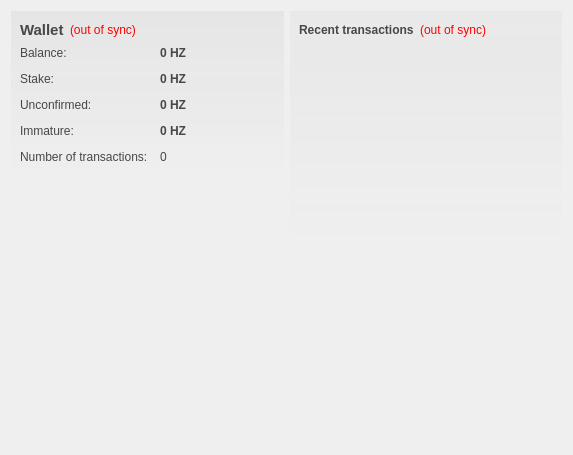
<?xml version="1.0" encoding="UTF-8"?>
<ui version="4.0">
 <class>OverviewPage</class>
 <widget class="QWidget" name="OverviewPage">
  <property name="geometry">
   <rect>
    <x>0</x>
    <y>0</y>
    <width>573</width>
    <height>455</height>
   </rect>
  </property>
  <property name="windowTitle">
   <string>Form</string>
  </property>
  <property name="styleSheet">
   <string notr="true">#OverviewPage { color: #464747; }</string>
  </property>
  <layout class="QHBoxLayout" name="horizontalLayout" stretch="1,1">
   <item>
    <layout class="QVBoxLayout" name="verticalLayout_2">
     <item>
      <widget class="QFrame" name="frame">
       <property name="styleSheet">
        <string notr="true">#frame { background-color: qlineargradient(spread:pad, x1:0, y1:0, x2:0, y2:1, stop:0 rgba(70,71,71,15), stop:1.0 rgba(70,71,71,0)); }</string>
       </property>
       <layout class="QVBoxLayout" name="verticalLayout_4">
        <item>
         <layout class="QHBoxLayout" name="horizontalLayout_4">
          <item>
           <widget class="QLabel" name="label_5">
            <property name="font">
             <font>
              <pointsize>11</pointsize>
              <weight>75</weight>
              <bold>true</bold>
             </font>
            </property>
            <property name="styleSheet">
             <string notr="true">color: #464747;</string>
            </property>
            <property name="text">
             <string>Wallet</string>
            </property>
           </widget>
          </item>
          <item>
           <widget class="QLabel" name="labelWalletStatus">
            <property name="toolTip">
             <string>The displayed information may be out of date. Your wallet automatically synchronizes with the HertzCoin network after a connection is established, but this process has not completed yet.</string>
            </property>
            <property name="styleSheet">
             <string notr="true">QLabel { color: red; }</string>
            </property>
            <property name="text">
             <string notr="true">(out of sync)</string>
            </property>
            <property name="alignment">
             <set>Qt::AlignLeading|Qt::AlignLeft|Qt::AlignVCenter</set>
            </property>
           </widget>
          </item>
          <item>
           <spacer name="horizontalSpacer_2">
            <property name="orientation">
             <enum>Qt::Horizontal</enum>
            </property>
            <property name="sizeHint" stdset="0">
             <size>
              <width>40</width>
              <height>20</height>
             </size>
            </property>
           </spacer>
          </item>
         </layout>
        </item>
        <item>
         <layout class="QFormLayout" name="formLayout_2">
          <property name="fieldGrowthPolicy">
           <enum>QFormLayout::AllNonFixedFieldsGrow</enum>
          </property>
          <property name="horizontalSpacing">
           <number>12</number>
          </property>
          <property name="verticalSpacing">
           <number>12</number>
          </property>
          <item row="0" column="0">
           <widget class="QLabel" name="label">
            <property name="styleSheet">
             <string notr="true">color: #464747;</string>
            </property>
            <property name="text">
             <string>Balance:</string>
            </property>
           </widget>
          </item>
          <item row="0" column="1">
           <widget class="QLabel" name="labelBalance">
            <property name="font">
             <font>
              <weight>75</weight>
              <bold>true</bold>
             </font>
            </property>
            <property name="cursor">
             <cursorShape>IBeamCursor</cursorShape>
            </property>
            <property name="toolTip">
             <string>Your current balance</string>
            </property>
            <property name="styleSheet">
             <string notr="true">color: #464747;</string>
            </property>
            <property name="text">
             <string notr="true">0 HZ</string>
            </property>
            <property name="textInteractionFlags">
             <set>Qt::LinksAccessibleByMouse|Qt::TextSelectableByKeyboard|Qt::TextSelectableByMouse</set>
            </property>
           </widget>
          </item>
          <item row="1" column="0">
           <widget class="QLabel" name="label_6">
            <property name="styleSheet">
             <string notr="true">color: #464747;</string>
            </property>
            <property name="text">
             <string>Stake:</string>
            </property>
           </widget>
          </item>
          <item row="1" column="1">
           <widget class="QLabel" name="labelStake">
            <property name="font">
             <font>
              <weight>75</weight>
              <bold>true</bold>
             </font>
            </property>
            <property name="cursor">
             <cursorShape>IBeamCursor</cursorShape>
            </property>
            <property name="toolTip">
             <string>Total of coins that was staked, and do not yet count toward the current balance</string>
            </property>
            <property name="styleSheet">
             <string notr="true">color: #464747;</string>
            </property>
            <property name="text">
             <string notr="true">0 HZ</string>
            </property>
            <property name="textInteractionFlags">
             <set>Qt::LinksAccessibleByMouse|Qt::TextSelectableByKeyboard|Qt::TextSelectableByMouse</set>
            </property>
           </widget>
          </item>
          <item row="2" column="0">
           <widget class="QLabel" name="label_3">
            <property name="styleSheet">
             <string notr="true">color: #464747;</string>
            </property>
            <property name="text">
             <string>Unconfirmed:</string>
            </property>
           </widget>
          </item>
          <item row="2" column="1">
           <widget class="QLabel" name="labelUnconfirmed">
            <property name="font">
             <font>
              <weight>75</weight>
              <bold>true</bold>
             </font>
            </property>
            <property name="cursor">
             <cursorShape>IBeamCursor</cursorShape>
            </property>
            <property name="toolTip">
             <string>Total of transactions that have yet to be confirmed, and do not yet count toward the current balance</string>
            </property>
            <property name="styleSheet">
             <string notr="true">color: #464747;</string>
            </property>
            <property name="text">
             <string notr="true">0 HZ</string>
            </property>
            <property name="textInteractionFlags">
             <set>Qt::LinksAccessibleByMouse|Qt::TextSelectableByKeyboard|Qt::TextSelectableByMouse</set>
            </property>
           </widget>
          </item>
          <item row="3" column="0">
           <widget class="QLabel" name="labelImmatureText">
            <property name="styleSheet">
             <string notr="true">color: #464747;</string>
            </property>
            <property name="text">
             <string>Immature:</string>
            </property>
           </widget>
          </item>
          <item row="3" column="1">
           <widget class="QLabel" name="labelImmature">
            <property name="font">
             <font>
              <weight>75</weight>
              <bold>true</bold>
             </font>
            </property>
            <property name="toolTip">
             <string>Mined balance that has not yet matured</string>
            </property>
            <property name="styleSheet">
             <string notr="true">color: #464747;</string>
            </property>
            <property name="text">
             <string notr="true">0 HZ</string>
            </property>
            <property name="textInteractionFlags">
             <set>Qt::LinksAccessibleByMouse|Qt::TextSelectableByKeyboard|Qt::TextSelectableByMouse</set>
            </property>
           </widget>
          </item>
          <item row="4" column="0">
           <widget class="QLabel" name="label_2">
            <property name="styleSheet">
             <string notr="true">color: #464747;</string>
            </property>
            <property name="text">
             <string>Number of transactions:</string>
            </property>
           </widget>
          </item>
          <item row="4" column="1">
           <widget class="QLabel" name="labelNumTransactions">
            <property name="toolTip">
             <string>Total number of transactions in wallet</string>
            </property>
            <property name="styleSheet">
             <string notr="true">color: #464747;</string>
            </property>
            <property name="text">
             <string notr="true">0</string>
            </property>
           </widget>
          </item>
         </layout>
        </item>
       </layout>
      </widget>
     </item>
     <item>
      <spacer name="verticalSpacer">
       <property name="orientation">
        <enum>Qt::Vertical</enum>
       </property>
       <property name="sizeHint" stdset="0">
        <size>
         <width>20</width>
         <height>40</height>
        </size>
       </property>
      </spacer>
     </item>
     <item>
      <widget class="QLabel" name="label_6">
       <property name="text">
        <string/>
       </property>
       <property name="pixmap">
        <pixmap resource="../bitcoin.qrc">:/images/backg</pixmap>
       </property>
       <property name="scaledContents">
        <bool>false</bool>
       </property>
       <property name="alignment">
        <set>Qt::AlignCenter</set>
       </property>
       <property name="margin">
        <number>-2</number>
       </property>
      </widget>
     </item>
    </layout>
   </item>
   <item>
    <layout class="QVBoxLayout" name="verticalLayout_3">
     <item>
      <widget class="QFrame" name="frame_2">
       <property name="styleSheet">
        <string notr="true">#frame_2 { background-color: qlineargradient(spread:pad, x1:0, y1:0, x2:0, y2:1, stop:0 rgba(70,71,71,10), stop:1.0 rgba(70,71,71,0)); }</string>
       </property>
       <layout class="QVBoxLayout" name="verticalLayout">
        <item>
         <layout class="QHBoxLayout" name="horizontalLayout_2">
          <item>
           <widget class="QLabel" name="label_4">
            <property name="styleSheet">
             <string notr="true">color: #464747;</string>
            </property>
            <property name="text">
             <string>&lt;b&gt;Recent transactions&lt;/b&gt;</string>
            </property>
           </widget>
          </item>
          <item>
           <widget class="QLabel" name="labelTransactionsStatus">
            <property name="toolTip">
             <string>The displayed information may be out of date. Your wallet automatically synchronizes with the HertzCoin network after a connection is established, but this process has not completed yet.</string>
            </property>
            <property name="styleSheet">
             <string notr="true">QLabel { color: red; }</string>
            </property>
            <property name="text">
             <string notr="true">(out of sync)</string>
            </property>
            <property name="alignment">
             <set>Qt::AlignRight|Qt::AlignTrailing|Qt::AlignVCenter</set>
            </property>
           </widget>
          </item>
          <item>
           <spacer name="horizontalSpacer">
            <property name="orientation">
             <enum>Qt::Horizontal</enum>
            </property>
            <property name="sizeHint" stdset="0">
             <size>
              <width>40</width>
              <height>20</height>
             </size>
            </property>
           </spacer>
          </item>
         </layout>
        </item>
        <item>
         <widget class="QListView" name="listTransactions">
          <property name="styleSheet">
           <string notr="true">QListView { background: transparent; }</string>
          </property>
          <property name="frameShape">
           <enum>QFrame::NoFrame</enum>
          </property>
          <property name="verticalScrollBarPolicy">
           <enum>Qt::ScrollBarAlwaysOff</enum>
          </property>
          <property name="horizontalScrollBarPolicy">
           <enum>Qt::ScrollBarAlwaysOff</enum>
          </property>
          <property name="selectionMode">
           <enum>QAbstractItemView::NoSelection</enum>
          </property>
         </widget>
        </item>
       </layout>
      </widget>
     </item>
     <item>
      <spacer name="verticalSpacer_2">
       <property name="orientation">
        <enum>Qt::Vertical</enum>
       </property>
       <property name="sizeHint" stdset="0">
        <size>
         <width>20</width>
         <height>40</height>
        </size>
       </property>
      </spacer>
     </item>
    </layout>
   </item>
  </layout>
 </widget>
 <resources>
  <include location="../bitcoin.qrc"/>
 </resources>
 <connections/>
</ui>
